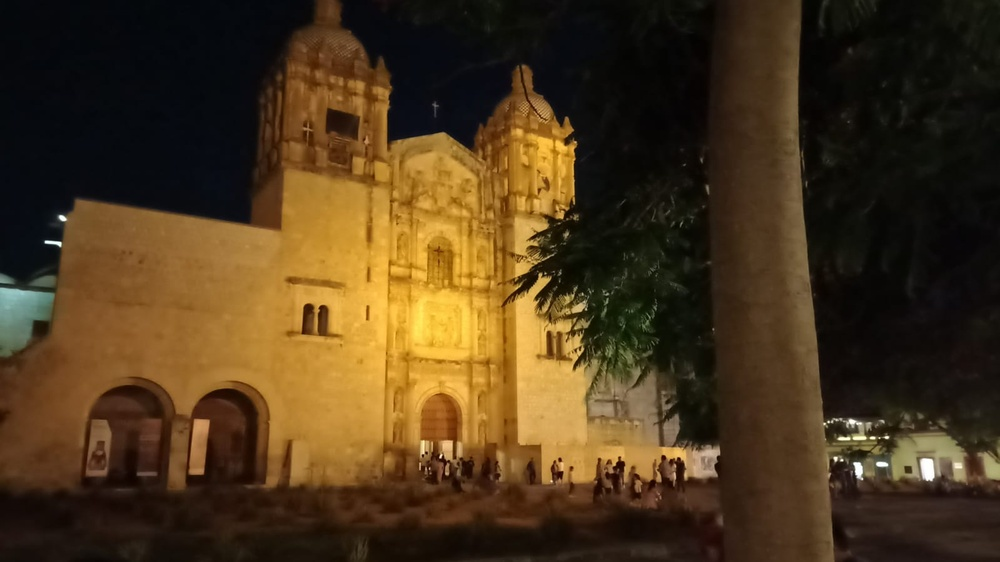
#> input picture catedral.jpg, 1000 x 562 px, shrunk from 1599 x 899 before the run
$ python segmentacion_marcadores.py   (older library calls are emulated)
#> lines starting #> are read from the running program, lines starting #| are printed output that depends on the picture; after the words box and inside, x2 and y2 are one past the last pixel; in counts of white or black regions, pixels touching at a corner belong together
#primero importamos las librerias necesarias para lectura de imagenes, manipulacion
#de arrays y manipulacion de graficos .
import cv2
import numpy as np
import matplotlib.pyplot as plt

#se lee la imagen
img = cv2.imread('catedral.jpg')
#> img is the input picture: shape (562, 1000, 3); mean B, G, R 27.4, 54.8, 75.2
gris = cv2.cvtColor(img, cv2.COLOR_BGR2GRAY)
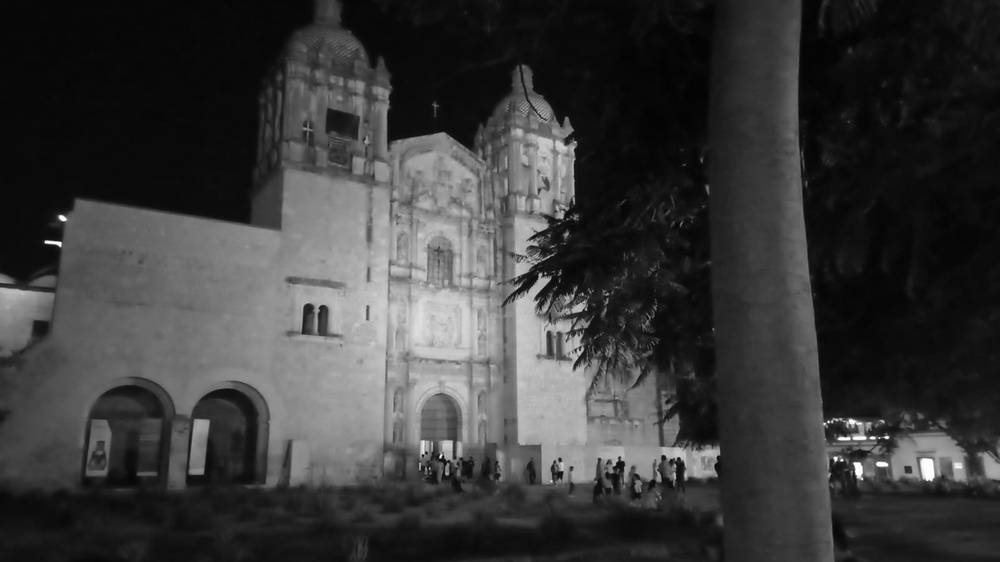
#> gris: shape (562, 1000); min 2, max 255, mean 57.8
blur = cv2.GaussianBlur(gris, (5, 5), 0)

#detectamos los bordes usando el operador Sobel
gradiente_x = cv2.Sobel(blur, cv2.CV_64F, 1, 0, ksize=3)
gradiente_y = cv2.Sobel(blur, cv2.CV_64F, 0, 1, ksize=3)
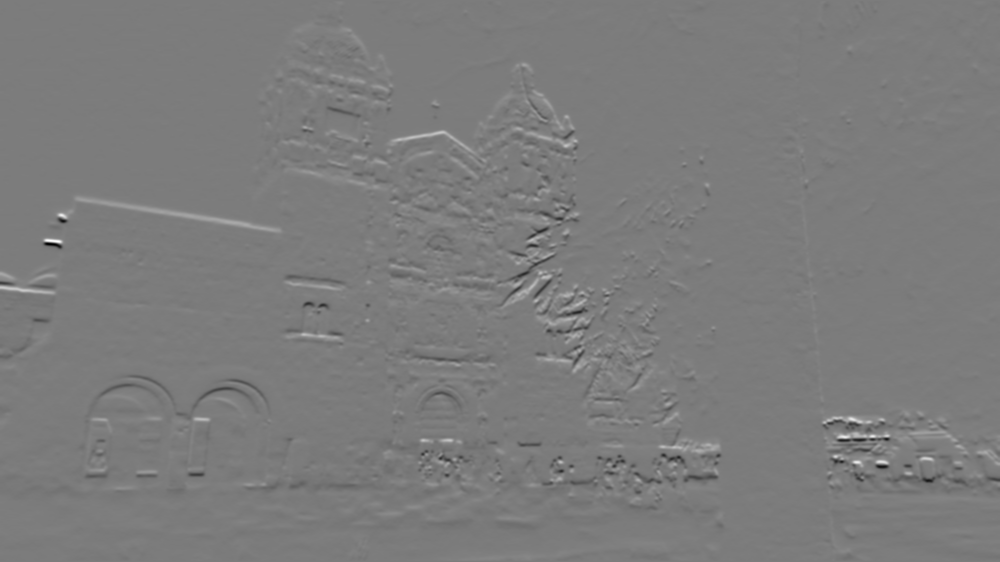
#> gradiente_y: shape (562, 1000) float64; min -528, max 556, mean 0.2; drawn with min black and max white
magnitud = cv2.magnitude(gradiente_x, gradiente_y)
_, bordes = cv2.threshold(magnitud, 50, 255, cv2.THRESH_BINARY)
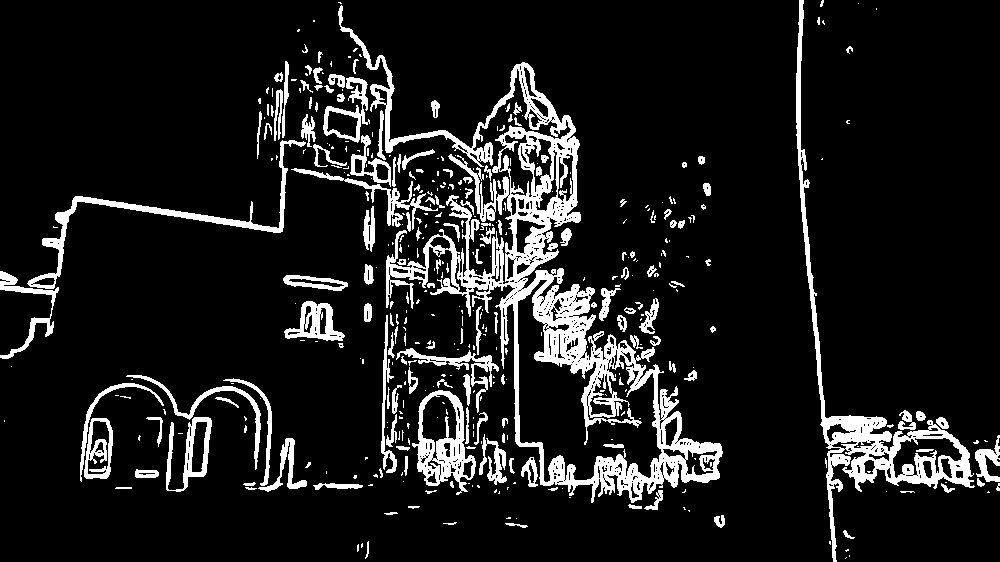
#> bordes: shape (562, 1000) float64; 11.2% white; 422 white regions (262 under 20 px), largest, box (x1, y1, x2, y2) and area: (338, 5, 723, 503) 26395, (796, 0, 975, 562) 7564, (27, 140, 306, 289) 2632

# se hacen las operaciones para limpiar los bordes
kernel = np.ones((3, 3), np.uint8)
bordes = cv2.dilate(bordes, kernel, iterations=2)
#> bordes: shape (562, 1000) float64; 22.5% white; 79 white regions, largest, box (x1, y1, x2, y2) and area: (0, 0, 725, 512) 89077, (794, 0, 1000, 562) 15157, (78, 373, 309, 494) 10618
bordes = cv2.erode(bordes, kernel, iterations=1)
#> bordes: shape (562, 1000) float64; 18.4% white; 93 white regions (23 under 20 px), largest, box (x1, y1, x2, y2) and area: (0, 0, 724, 511) 74360, (795, 0, 1000, 562) 12780, (79, 374, 308, 493) 8022
bordes = cv2.convertScaleAbs(bordes)

# se detectan los componentes conectados y generamos el mapa de marcadores
ret, marcadores = cv2.connectedComponents(bordes)
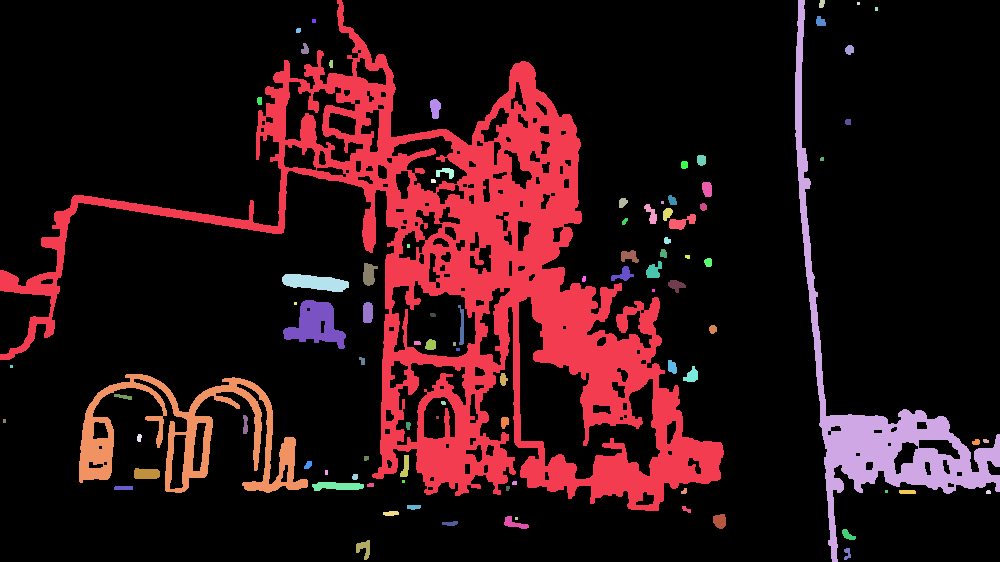
#> marcadores: shape (562, 1000) int32; 94 distinct labels, from 0 to 93; one colour per label, 0 black
#> ret = 94
marcadores = marcadores + 1
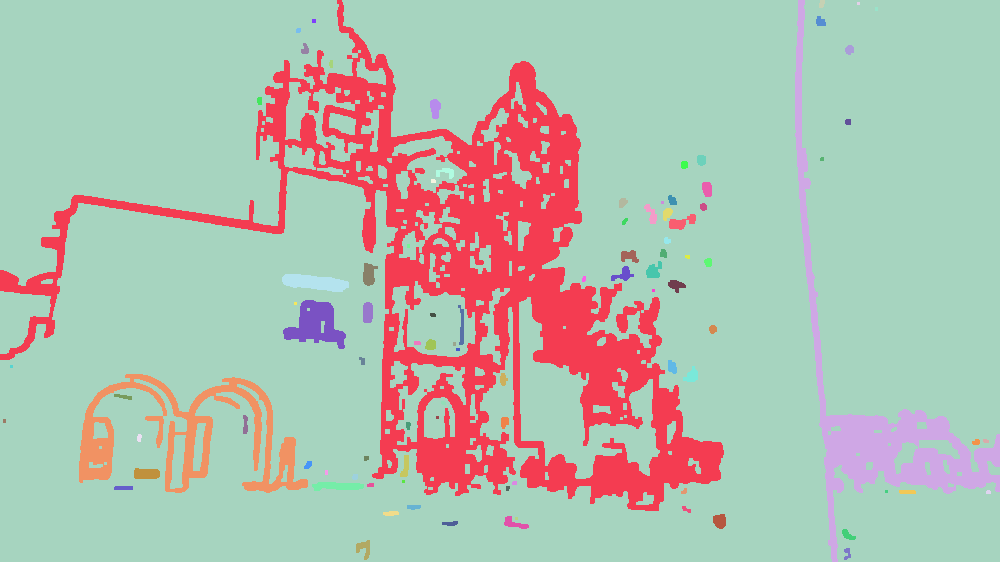
#> marcadores: shape (562, 1000) int32; 94 distinct labels, from 1 to 94; one colour per label, 0 black

# marcamos los bordes con 0 en el mapa de marcadores
bordes_inv = cv2.bitwise_not(bordes)
marcadores[bordes_inv == 255] = 0
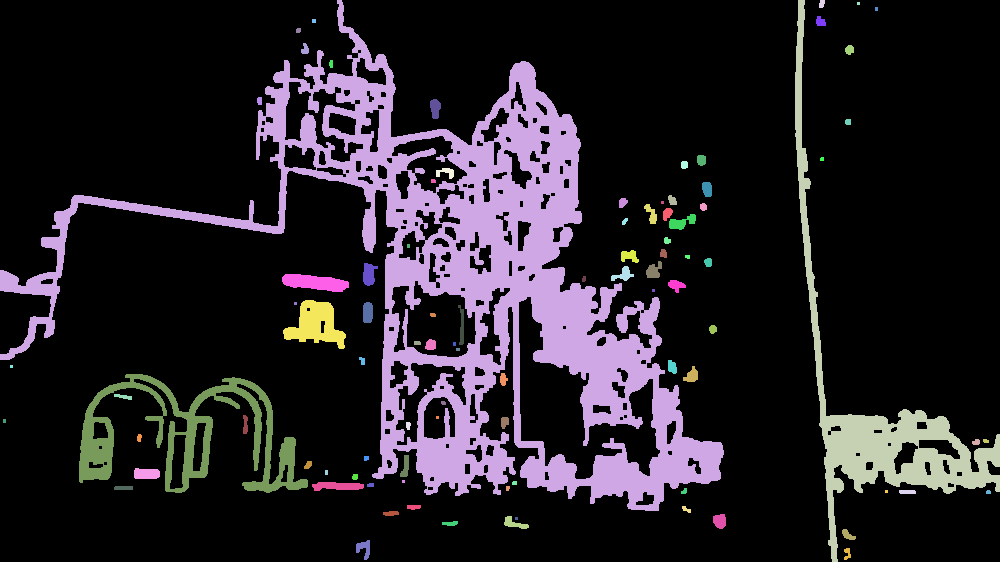
#> marcadores: shape (562, 1000) int32; 94 distinct labels, from 0 to 94; one colour per label, 0 black

# aplicamos las transformacion Watershed
imagen_watershed = img.copy()
cv2.watershed(imagen_watershed, marcadores)
imagen_watershed[marcadores == -1] = [255, 0, 0]
#> imagen_watershed: shape (562, 1000, 3); 2.48% of pixels changed, all inside (x1, y1, x2, y2) = (0, 0, 1000, 562)

#en esta parte preparamos la ventana para mostrar los resultasdos
plt.figure(figsize =(10, 5))

plt.subplot(1, 3, 1)
plt.imshow(cv2.cvtColor(img, cv2.COLOR_BGR2RGB))
plt.title('Imagen original: ')

plt.subplot(1, 3, 2)
plt.imshow(bordes, cmap='gray')
plt.title('Bordes detectados: ')

plt.subplot(1, 3, 3)
plt.imshow(cv2.cvtColor(imagen_watershed, cv2.COLOR_BGR2RGB))
plt.title('Segmentacion con marcadores:')

# mostramos la ventana con: la imagen normal, los bordes detectados y la segmentacion
plt.show()
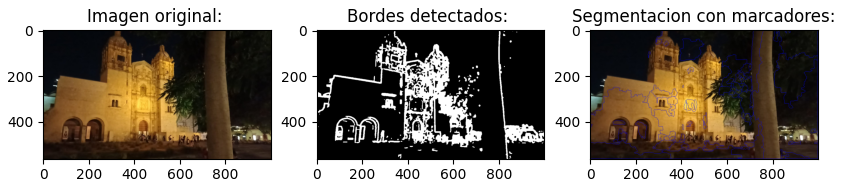
#> figure drawn by matplotlib, 3 panels
